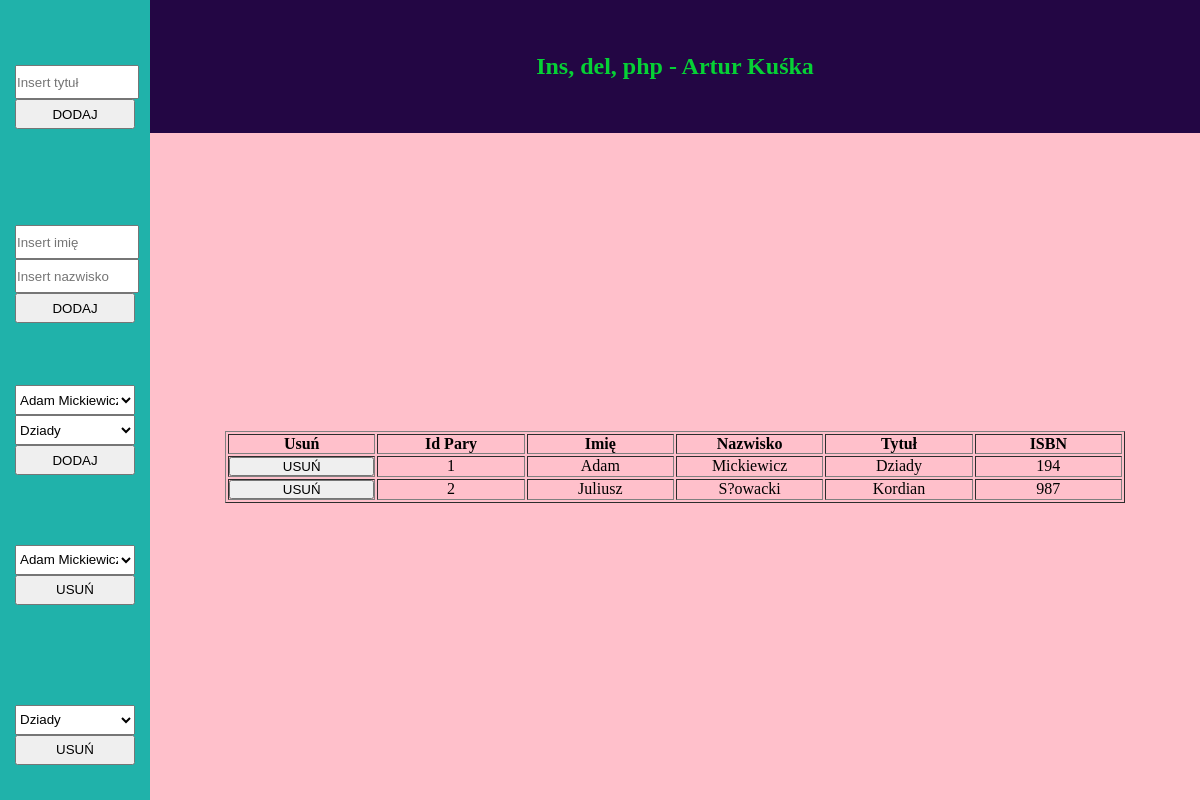
Page /idx.php on the committed database.
### tables this page shows
CREATE TABLE `id` (
  `id` int(20) NOT NULL,
  `id_autor` int(20) DEFAULT NULL,
  `id_tyt` int(20) DEFAULT NULL
);

CREATE TABLE `autorzy` (
  `id_autor` int(20) NOT NULL,
  `imie` varchar(255) DEFAULT NULL,
  `nazwisko` varchar(255) DEFAULT NULL
);

CREATE TABLE `tytuly` (
  `id_tyt` int(20) NOT NULL,
  `tytul` varchar(255) DEFAULT NULL,
  `ISBN` int(20) DEFAULT NULL
);

### idx.php (the view, shortened to what this page needs)
<!DOCTYPE html>
<html lang="en">
<head>
    <link rel="stylesheet" href="style.css">
</head>
<body>
    <div class="all">
        <div class="item ia">Ins, del, php - Artur Kuśka</div>
        <div class="item ib">
            <div class="ins">
                <div class="inst">
                    <form action='ins-tyt.php' method='post' class='insercik'>
                            <input type='text' name='tytul'  class='insercik'placeholder="Insert tytuł">
                            <input type='submit' value = 'DODAJ'>
                    </form>
                </div>
                <div class="inst">
                    <form action='ins-aut.php' method='post' class='insercik'>
                            <input type='text' name='imie' class='insercik' placeholder="Insert imię">
                            <input type='text' name='nazwisko'  class='insercik' placeholder="Insert nazwisko">
                            <input type='submit' value = 'DODAJ'>
                    </form>
                </div>
                <div class="inst">
                    <?php
                        $ser = "localhost";
                        $use = "root";
                        $pass = "";
                        $db = "library";
                        $conn = new mysqli($ser, $use, $pass, $db);
                        $res2 = $conn->query("SELECT * from autorzy");
                        echo("<form action='ins-para.php' method='POST' class='insercik'>
                            <select name='wybrany-autor'>");
                        while($row=$res2->fetch_assoc() ){
                            echo("<option value='".$row['id_autor']."'>".$row['imie']." ".$row['nazwisko']."</option>");
                        }
                        echo("</select>");
                        $res3 = $conn->query("SELECT * FROM tytuly");
                        echo("<select name='wybrany-tytul'>");
                        while($row=$res3->fetch_assoc() ){
                            echo("<option value='".$row['id_tyt']."'>".$row['tytul']."</option>");
                        }
                        echo("</select>");
                        echo("<input type='submit' value='DODAJ'>");
                        echo("</form>");
                    ?>
                </div>
            </div>
            <div class="del">
                <div class="delt">
                    <?php
                        $ser = "localhost";
                        $use = "root";
                        $pass = "";
                        $db = "library";
                        $conn = new mysqli($ser, $use, $pass, $db);
                        $res4 = $conn->query("SELECT * from autorzy");
                        echo("<form action='del-aut.php' method='POST' class='insercik'>
                            <select name='id_autor'>");
                        while($row=$res4->fetch_assoc() ){
                            echo("<option value='".$row['id_autor']."'>".$row['imie']." ".$row['nazwisko']."</option>");
                        }
                        echo("</select>");
                        echo("<input type='submit' value='USUŃ'>");
                        echo("</form>");
                    ?>
                </div>
                <div class="delt">
                    <?php
                        $ser = "localhost";
                        $use = "root";
                        $pass = "";
                        $db = "library";
                        $conn = new mysqli($ser, $use, $pass, $db);
                        $res5 = $conn->query("SELECT * FROM tytuly");
                        echo("<form action='del-tyt.php' method='POST' class='insercik'>
                            <select name='id_tyt'>");
                        while($row=$res5->fetch_assoc() ){
                            echo("<option value='".$row['id_tyt']."'>".$row['tytul']."</option>");
                        }
                        echo("</select>");
                        echo("<input type='submit' value='USUŃ'>");
                        echo("</form>");
                    ?>
                </div>
            </div>
        </div>
        <div class="item ic">
            <?php
                $ser = "localhost";
                $use = "root";
                $pass = "";
                $db = "library";
                $conn = new mysqli($ser, $use, $pass, $db);
                $res = $conn->query("SELECT id as idt, imie, nazwisko, tytul, ISBN FROM id, autorzy, tytuly WHERE id.id_tyt=tytuly.id_tyt and id.id_autor=autorzy.id_autor");
                echo("<table border=1>
                    <tr>
                    <th>Usuń</th>
                    <th>Id Pary</th>
                    <th>Imię</th>
                    <th>Nazwisko</th>
                    <th>Tytuł</th>
                    <th>ISBN</th>
                    </tr>");
                while($row = $res->fetch_assoc()){
                    echo("
                    <tr>
                    <td>
                        <form action='del-id.php' method='post'>
                            <input class='dilit' type='hidden' name='id' value='".$row['idt']."'>
                            <input type='submit' value = 'USUŃ'>
                        </form>
                    </td>
                    <td>".$row['idt']."</td>
                    <td>".$row['imie']."</td>
                    <td>".$row['nazwisko']."</td>
                    <td>".$row['tytul']."</td>
                    <td>".$row['ISBN']."</td>
                    </tr>");
                }
                echo("</table>");
            ?>
        </div>
    </div>
</body>
</html>

### style.css (style rules this page uses)
* { margin: 0; padding: 0; height: 100%; width: 100%; }
.all { display: grid; height: 100%; width: 100%; grid-template-rows: 1fr 5fr; grid-template-columns: 1fr 7fr; grid-template-areas: "b a" "b c"; }
.item { display: flex; }
.ia { grid-area: a; font-size: x-large; font-weight: bold; color: rgba(4, 224, 52, 0.932); background-color: rgb(35, 6, 68); justify-content: center; align-items: center; }
.ib { grid-area: b; background-color: lightseagreen; flex-direction: column; justify-content: space-between; align-items: center; }
.ic { grid-area: c; background-color: pink; justify-content: center; align-items: center; }
table { height: 50px; width: 900px; }
td,th { text-align: center; width: 100px; }
.ins { display: flex; justify-content: center; align-items: center; flex-direction: column; height: 60%; }
.inst { display: flex; justify-content: space-around; align-items: center; text-align: center; flex-direction: column; }
.del { height: 40%; display: flex; justify-content: space-around; align-items: center; flex-direction: column; }
.delt { display: flex; justify-content: space-around; align-items: center; text-align: center; flex-direction: column; }
.insercik { height: 30px; width: 120px; }

### rows in the picture
id: id "1", id_autor.imie "Adam", id_autor.nazwisko "Mickiewicz", id_tyt.tytul "Dziady", id_tyt.ISBN "194"
id: id "2", id_autor.imie "Juliusz", id_autor.nazwisko "S?owacki", id_tyt.tytul "Kordian", id_tyt.ISBN "987"

### other values in the picture
form field wybrany-autor "Adam Mickiewicz"
form field wybrany-tytul "Dziady"
form field id_autor "Adam Mickiewicz"
form field id_tyt "Dziady"
